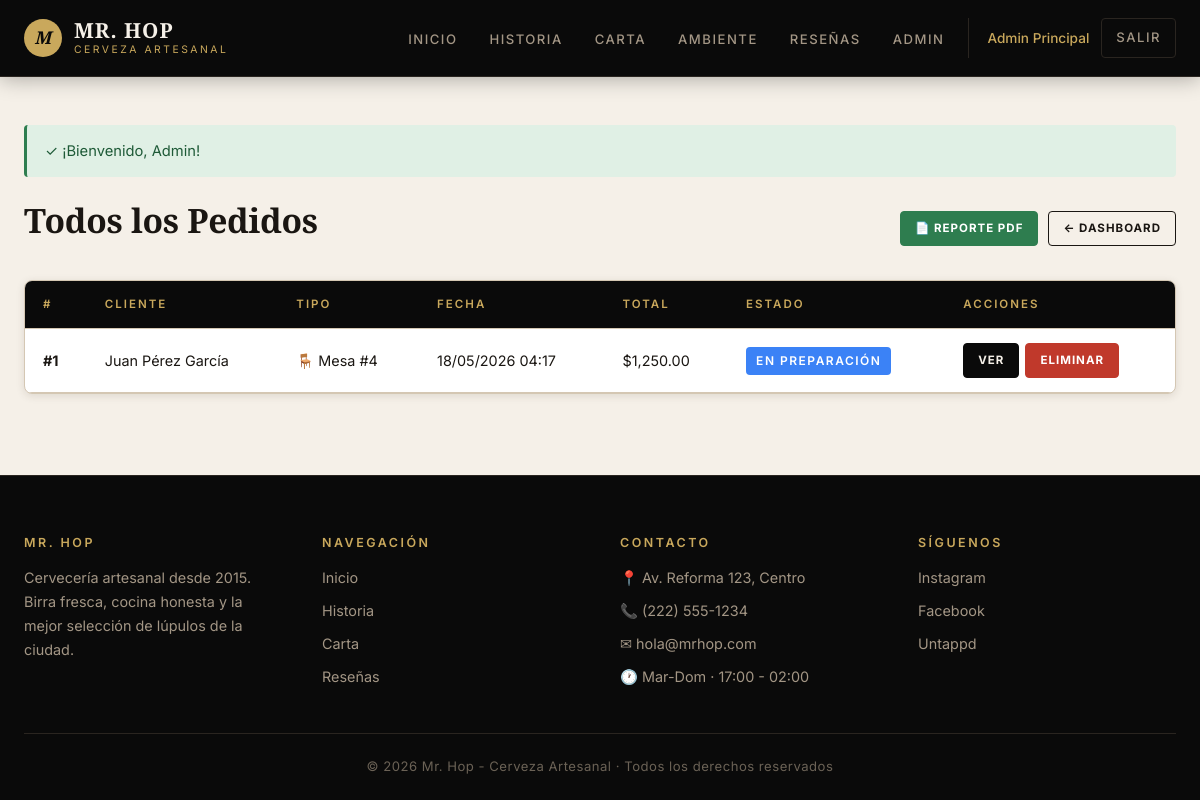
/index.php?controller=pedido&action=listar (signed in), run on the app's committed database.
### tables this page shows
CREATE TABLE `pedidos` (
  `id` int NOT NULL AUTO_INCREMENT,
  `usuario_id` int NOT NULL,
  `mesa_id` int DEFAULT NULL,
  `tipo` enum('mesa','domicilio') NOT NULL DEFAULT 'mesa',
  `direccion_entrega` varchar(255) DEFAULT NULL,
  `estado` enum('pendiente','en_preparacion','emplatado','listo','entregado','cancelado') DEFAULT 'pendiente',
  `total` decimal(10,2) NOT NULL DEFAULT '0.00',
  `notas` text,
  `fecha_pedido` timestamp NULL DEFAULT CURRENT_TIMESTAMP,
  `fecha_actualizacion` timestamp NULL DEFAULT CURRENT_TIMESTAMP ON UPDATE CURRENT_TIMESTAMP,
  PRIMARY KEY (`id`),
  KEY `usuario_id` (`usuario_id`),
  KEY `mesa_id` (`mesa_id`),
  CONSTRAINT `pedidos_ibfk_1` FOREIGN KEY (`usuario_id`) REFERENCES `usuarios` (`id`),
  CONSTRAINT `pedidos_ibfk_2` FOREIGN KEY (`mesa_id`) REFERENCES `mesas` (`id`)
);

CREATE TABLE `usuarios` (
  `id` int NOT NULL AUTO_INCREMENT,
  `nombre` varchar(100) NOT NULL,
  `apellidos` varchar(100) DEFAULT NULL,
  `email` varchar(150) NOT NULL,
  `password` varchar(255) NOT NULL,
  `telefono` varchar(20) DEFAULT NULL,
  `direccion` varchar(255) DEFAULT NULL,
  `rol_id` int NOT NULL,
  `activo` tinyint(1) DEFAULT '1',
  `fecha_registro` timestamp NULL DEFAULT CURRENT_TIMESTAMP,
  PRIMARY KEY (`id`),
  UNIQUE KEY `email` (`email`),
  KEY `rol_id` (`rol_id`),
  CONSTRAINT `usuarios_ibfk_1` FOREIGN KEY (`rol_id`) REFERENCES `roles` (`id`)
);

CREATE TABLE `mesas` (
  `id` int NOT NULL AUTO_INCREMENT,
  `numero` int NOT NULL,
  `capacidad` int NOT NULL DEFAULT '4',
  `ubicacion` varchar(100) DEFAULT NULL,
  `qr_codigo` varchar(255) DEFAULT NULL,
  `estado` enum('libre','ocupada','reservada') DEFAULT 'libre',
  PRIMARY KEY (`id`),
  UNIQUE KEY `numero` (`numero`)
);

### controllers/PedidoController.php (called while the page is built, shortened)
<?php
require_once ROOT_PATH . '/models/Pedido.php';
class PedidoController extends Controller {
    public function listar() {
        $pedidoModel = new Pedido();
        $datos = [
            'titulo' => 'Todos los pedidos',
            'pedidos' => $pedidoModel->listarTodos(),
        ];
        $this->view('pedidos/listar', $datos);
    }
}

### helpers/Helper.php (called while the page is built, shortened)
<?php
class Helper {
    public static function e($str) {
        return htmlspecialchars($str ?? '', ENT_QUOTES, 'UTF-8');
    }
    public static function precio($monto) {
        return '$' . number_format((float)$monto, 2, '.', ',');
    }
    public static function fecha($fecha, $formato = 'd/m/Y H:i') {
        return date($formato, strtotime($fecha));
    }
    public static function url($controller, $action = 'index', $params = []) {
        $url = BASE_URL . 'index.php?controller=' . $controller . '&action=' . $action;
        foreach ($params as $k => $v) {
            $url .= '&' . $k . '=' . urlencode($v);
        }
        return $url;
    }
    public static function estadoPedido($estado) {
        $estados = [
            'pendiente' => ['texto' => 'Pendiente', 'color' => '#f59e0b', 'progreso' => 10],
            'en_preparacion' => ['texto' => 'En preparación', 'color' => '#3b82f6', 'progreso' => 40],
            'emplatado' => ['texto' => 'Emplatado', 'color' => '#8b5cf6', 'progreso' => 70],
            'listo' => ['texto' => 'Listo para servir', 'color' => '#10b981', 'progreso' => 90],
            'entregado' => ['texto' => 'Entregado', 'color' => '#059669', 'progreso' => 100],
            'cancelado' => ['texto' => 'Cancelado', 'color' => '#dc2626', 'progreso' => 0],
        ];
        return $estados[$estado] ?? ['texto' => $estado, 'color' => '#6b7280', 'progreso' => 0];
    }
}

### helpers/Auth.php (called while the page is built, shortened)
<?php
class Auth {
    public static function isLoggedIn() {
        return isset($_SESSION['user_id']);
    }
    public static function hasRole($rol) {
        if (is_array($rol)) {
            return in_array($_SESSION['user_rol'], $rol);
        }
        return $_SESSION['user_rol'] === $rol;
    }
}

### config/database.php (called while the page is built, shortened)
<?php
class Database {
    private static $instance = null;
    private $connection;
    private $host = 'localhost';
    private $db_name = 'bar_restaurante';
    private $username = 'root';
    private $password = '';
    private $charset = 'utf8mb4';
    private function __construct() {
        $dsn = "mysql:host={$this->host};dbname={$this->db_name};charset={$this->charset}";
        $options = [
            PDO::ATTR_ERRMODE => PDO::ERRMODE_EXCEPTION,
            PDO::ATTR_DEFAULT_FETCH_MODE => PDO::FETCH_ASSOC,
            PDO::ATTR_EMULATE_PREPARES => false,
        ];
        try {
            $this->connection = new PDO($dsn, $this->username, $this->password, $options);
        } catch (PDOException $e) {
            die('Error de conexión a la base de datos: ' . $e->getMessage());
        }
    }
    public static function getInstance() {
        if (self::$instance === null) {
            self::$instance = new self();
        }
        return self::$instance;
    }
    public function getConnection() {
        return $this->connection;
    }
}

### models/Model.php (called while the page is built, shortened)
<?php
class Model {
    public function __construct() {
        $this->db = Database::getInstance()->getConnection();
    }
}

### models/Pedido.php (called while the page is built, shortened)
<?php
require_once __DIR__ . '/Model.php';
class Pedido extends Model {
    public function listarTodos() {
        $sql = "SELECT p.*, u.nombre AS cliente_nombre, u.apellidos AS cliente_apellidos,
                       m.numero AS mesa_numero
                FROM pedidos p
                INNER JOIN usuarios u ON p.usuario_id = u.id
                LEFT JOIN mesas m ON p.mesa_id = m.id
                ORDER BY p.fecha_pedido DESC";
        return $this->db->query($sql)->fetchAll();
    }
}

### views/pedidos/listar.php (the view)
<div class="flex-between mb-3">
    <h2>Todos los Pedidos</h2>
    <div style="display:flex; gap:10px;">
        <a href="<?= Helper::url('pedido', 'reportePDF') ?>"
           class="btn btn-success btn-sm"
           target="_blank">
           📄 Reporte PDF
        </a>
        <?php if (Auth::hasRole('administrador')): ?>
            <a href="<?= Helper::url('admin', 'dashboard') ?>"
               class="btn btn-outline btn-sm">
               ← Dashboard
            </a>
        <?php endif; ?>
    </div>
</div>
<?php if (empty($pedidos)): ?>
    <p class="text-center" style="padding: 40px; color: var(--color-text-light);">No hay pedidos registrados.</p>
<?php else: ?>
    <div class="table-container">
        <table class="table">
            <thead>
                <tr>
                    <th>#</th>
                    <th>Cliente</th>
                    <th>Tipo</th>
                    <th>Fecha</th>
                    <th>Total</th>
                    <th>Estado</th>
                    <th>Acciones</th>
                </tr>
            </thead>
            <tbody>
                <?php foreach ($pedidos as $p):
                    $info = Helper::estadoPedido($p['estado']);
                ?>
                    <tr>
                        <td><strong>#<?= $p['id'] ?></strong></td>
                        <td><?= Helper::e($p['cliente_nombre'] . ' ' . $p['cliente_apellidos']) ?></td>
                        <td>
                            <?= $p['tipo'] === 'mesa' ? '🪑 Mesa #' . $p['mesa_numero'] : '🚴 Domicilio' ?>
                        </td>
                        <td><?= Helper::fecha($p['fecha_pedido']) ?></td>
                        <td><?= Helper::precio($p['total']) ?></td>
                        <td>
                            <span class="estado-pedido" style="background-color: <?= $info['color'] ?>; font-size: 0.75rem; padding: 4px 10px;">
                                <?= $info['texto'] ?>
                            </span>
                        </td>
                        <td>
                            <div class="actions">
                                <a href="<?= Helper::url('pedido', 'ver', ['id' => $p['id']]) ?>" class="btn btn-sm">Ver</a>
                                <?php if (Auth::hasRole('administrador')): ?>
                                    <a href="<?= Helper::url('pedido', 'eliminar', ['id' => $p['id']]) ?>"
                                       class="btn btn-sm btn-danger"
                                       onclick="return confirm('¿Eliminar el pedido #<?= $p['id'] ?>?')">Eliminar</a>
                                <?php endif; ?>
                            </div>
                        </td>
                    </tr>
                <?php endforeach; ?>
            </tbody>
        </table>
    </div>
<?php endif; ?>

### public/css/style.css (style rules this page uses)
:root { --color-bg: #f5f0e8; --color-bg-alt: #ede5d6; --color-bg-card: #ffffff; --color-bg-dark: #0a0a0a; --color-bg-dark-alt: #141210; --color-bg-input: #ffffff; --color-text: #1a1612; --color-text-muted: #5a4f44; --color-text-dim: #8a7d6f; --color-text-light: #f5f0e8; --color-text-light-muted: #a39685; --color-text-light-dim: #6b6256; --color-primary: #b8954a; --color-primary-hover: #a07f3a; --color-primary-light: #c9a85c; --color-accent: #d4b56b; --color-danger: #c0392b; --color-danger-bg: #fde4e1; --color-success: #2e7d4f; --color-success-bg: #e0f0e5; --color-warning: #b8772e; --color-warning-bg: #fdeed8; --color-info: #2c5f8d; --color-info-bg: #dce8f3; --color-border: #d4c7b3; --color-border-strong: #b8a787; --color-border-dark: #2a2520; --color-shadow: rgba(58, 38, 22, 0.12); --font-display: 'Playfair Display', Georgia, serif; --font-body: 'Inter', -apple-system, sans-serif; --radius: 4px; --radius-lg: 8px; --shadow-sm: 0 2px 8px var(--color-shadow); --shadow-md: 0 6px 24px var(--color-shadow); --transition: all 0.25s ease; }
* { margin: 0; padding: 0; box-sizing: border-box; }
html { scroll-behavior: smooth; }
body { font-family: var(--font-body); background-color: var(--color-bg); color: var(--color-text); line-height: 1.65; min-height: 100vh; display: flex; flex-direction: column; -webkit-font-smoothing: antialiased; }
h1, h2, h3, h4, h5, h6 { font-family: var(--font-display); font-weight: 700; line-height: 1.15; margin-bottom: 0.5em; color: var(--color-text); letter-spacing: -0.01em; }
h2 { font-size: 2.1rem; }
a { color: var(--color-primary); text-decoration: none; transition: var(--transition); }
.btn { display: inline-block; padding: 11px 24px; background-color: var(--color-bg-dark); color: var(--color-text-light); border: 1.5px solid var(--color-bg-dark); border-radius: var(--radius); font-family: var(--font-body); font-size: 0.8rem; font-weight: 700; cursor: pointer; text-align: center; transition: var(--transition); letter-spacing: 1.5px; text-transform: uppercase; }
.btn-outline { background-color: transparent; color: var(--color-text); border-color: var(--color-text); }
.btn-danger { background-color: var(--color-danger); border-color: var(--color-danger); color: #fff; }
.btn-success { background-color: var(--color-success); border-color: var(--color-success); color: #fff; }
.btn-sm { padding: 7px 14px; font-size: 0.72rem; letter-spacing: 1px; }
.table-container { background: var(--color-bg-card); border-radius: var(--radius-lg); overflow-x: auto; border: 1px solid var(--color-border); box-shadow: var(--shadow-sm); }
.table { width: 100%; border-collapse: collapse; }
.table th, .table td { padding: 14px 18px; text-align: left; border-bottom: 1px solid var(--color-border); font-size: 0.9rem; color: var(--color-text); }
.table th { background-color: var(--color-bg-dark); color: var(--color-primary-light); font-family: var(--font-body); font-weight: 600; font-size: 0.72rem; text-transform: uppercase; letter-spacing: 2px; }
.table .actions { display: flex; gap: 6px; flex-wrap: wrap; }
.estado-pedido { display: inline-block; padding: 7px 16px; border-radius: var(--radius); font-weight: 600; color: #fff; font-size: 0.78rem; text-transform: uppercase; letter-spacing: 1.5px; }
.mb-3 { margin-bottom: 1.5rem; }
.flex-between { display: flex; justify-content: space-between; align-items: center; flex-wrap: wrap; gap: 12px; }

### data on the page
pedidos: id "1", usuario.apellidos "Juan Pérez García", mesa.numero "4", fecha_pedido "18/05/2026 04:17", total "$1,250.00", estado "EN PREPARACIÓN"

### other printed values
Helper::e($usuario['nombre']) "Admin Principal"
Helper::e($msg) "¡Bienvenido, Admin!"
APP_NAME "Mr. Hop - Cerveza Artesanal"
